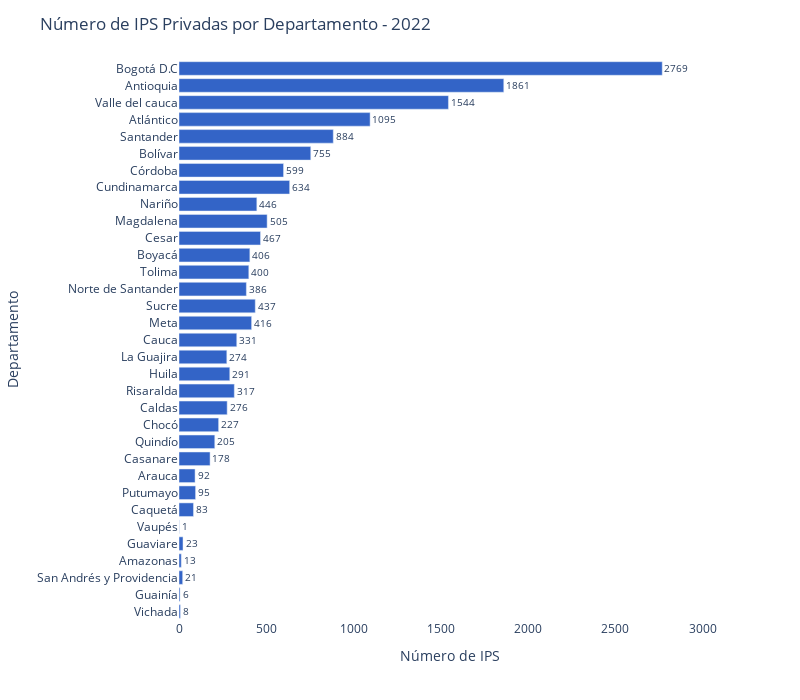

The code cell stored with this chart in its notebook:
### Code cell
color_palette = {
    'Privada': '#3364C7',
    'Pública': '#8CBCB9',
    'Mixta': '#826251'
}

fig = px.bar(data_frame=df_num_reps_naturaleza[df_num_reps_naturaleza['NaturalezaJuridica'] == 'Privada'], 
             x='Y2022', 
             y='departamento',
             color='NaturalezaJuridica', 
             orientation='h',
             color_discrete_map=color_palette)

fig.update_xaxes(title_text='Número de IPS')
fig.update_xaxes(range=[0,3100])
fig.update_yaxes(title_text='Departamento')
fig.update_layout(title='Número de IPS Privadas por Departamento - 2022')



# color_sequence = ['#3364C7' for i in departamentos]
# fig.update_traces(marker=dict(color=color_sequence))

fig.update_traces(text=df_num_reps_naturaleza[df_num_reps_naturaleza['NaturalezaJuridica'] == 'Privada']['Y2022'], textposition='outside')

# fig.update_layout(legend_title_text='Legends', legend=dict(title=dict(text='Naturaleza Jurídica')))

fig.update_traces(showlegend=False)

fig.update_layout(plot_bgcolor='rgba(0,0,0,0)')

fig.update_layout(width=800, height=700)

### Figure 1 — Plotly figure (JSON) as saved in the notebook; plotly's stock layout.template omitted (floating-point values rounded to 4 significant figures)
{"data": [{"alignmentgroup": "True", "hovertemplate": "NaturalezaJuridica=Privada<br>Y2022=%{x}<br>departamento=%{y}<extra></extra>", "legendgroup": "Privada", "marker": {"color": "#3364C7", "pattern": {"shape": ""}}, "name": "Privada", "offsetgroup": "Privada", "orientation": "h", "showlegend": false, "text": [8, 6, 21, 13, 23, 1, 83, 95, 92, 178, 205, 227, 276, 317, 291, 274, 331, 416, 437, 386, 400, 406, 467, 505, 446, 634, 599, 755, 884, 1095, 1544, 1861, 2769], "textposition": "outside", "type": "bar", "x": [8, 6, 21, 13, 23, 1, 83, 95, 92, 178, 205, 227, 276, 317, 291, 274, 331, 416, 437, 386, 400, 406, 467, 505, 446, 634, 599, 755, 884, 1095, 1544, 1861, 2769], "xaxis": "x", "y": ["Vichada", "Guainía", "San Andrés y Providencia", "Amazonas", "Guaviare", "Vaupés", "Caquetá", "Putumayo", "Arauca", "Casanare", "Quindío", "Chocó", "Caldas", "Risaralda", "Huila", "La Guajira", "Cauca", "Meta", "Sucre", "Norte de Santander", "Tolima", "Boyacá", "Cesar", "Magdalena", "Nariño", "Cundinamarca", "Córdoba", "Bolívar", "Santander", "Atlántico", "Valle del cauca", "Antioquia", "Bogotá D.C"], "yaxis": "y"}], "layout": {"barmode": "relative", "height": 700, "legend": {"title": {"text": "NaturalezaJuridica"}, "tracegroupgap": 0}, "margin": {"t": 60}, "plot_bgcolor": "rgba(0,0,0,0)", "title": {"text": "Número de IPS Privadas por Departamento - 2022"}, "width": 800, "xaxis": {"anchor": "y", "domain": [0, 1], "range": [0, 3100], "title": {"text": "Número de IPS"}}, "yaxis": {"anchor": "x", "domain": [0, 1], "title": {"text": "Departamento"}}}}
